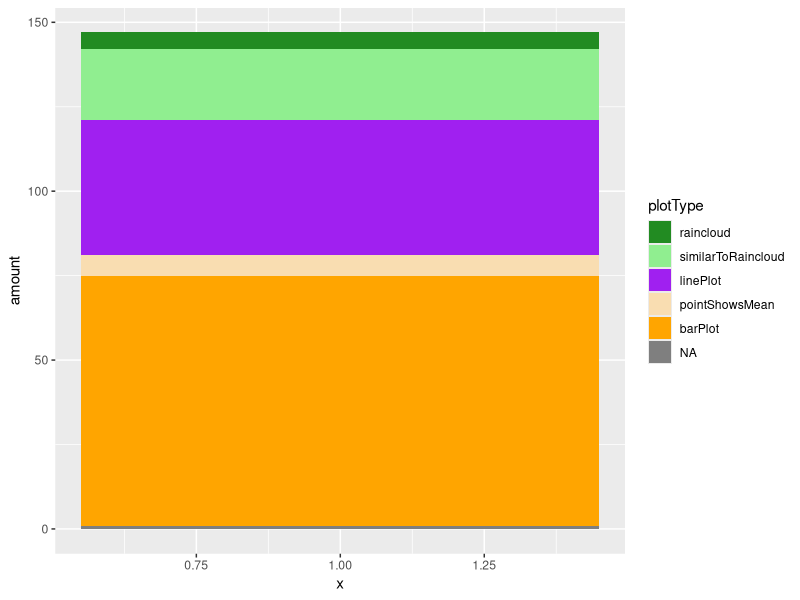
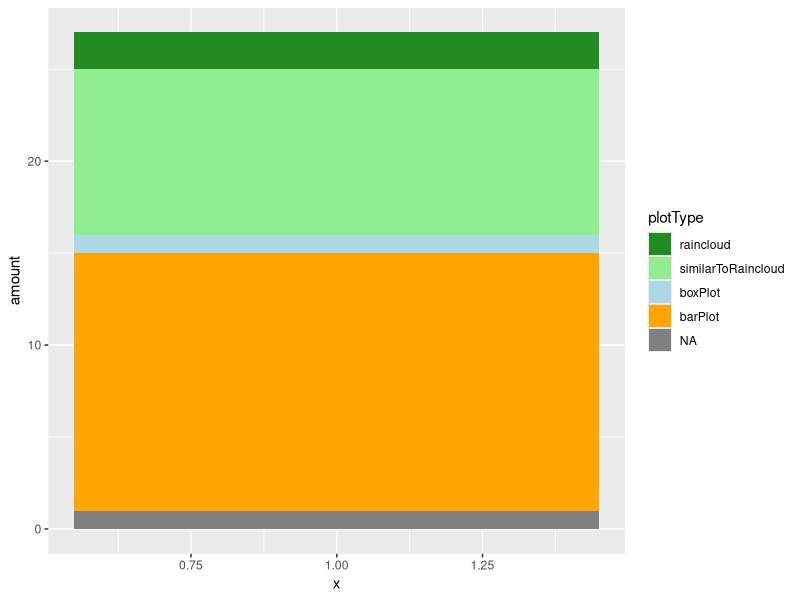
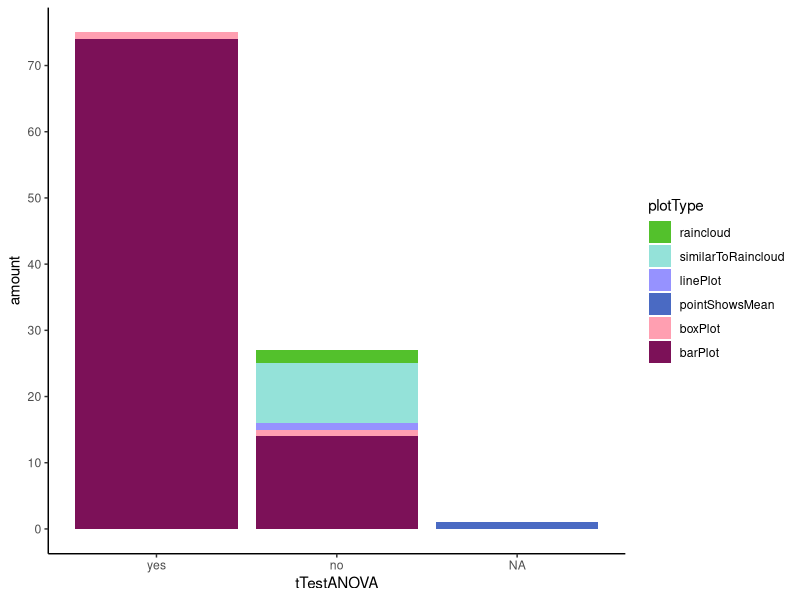
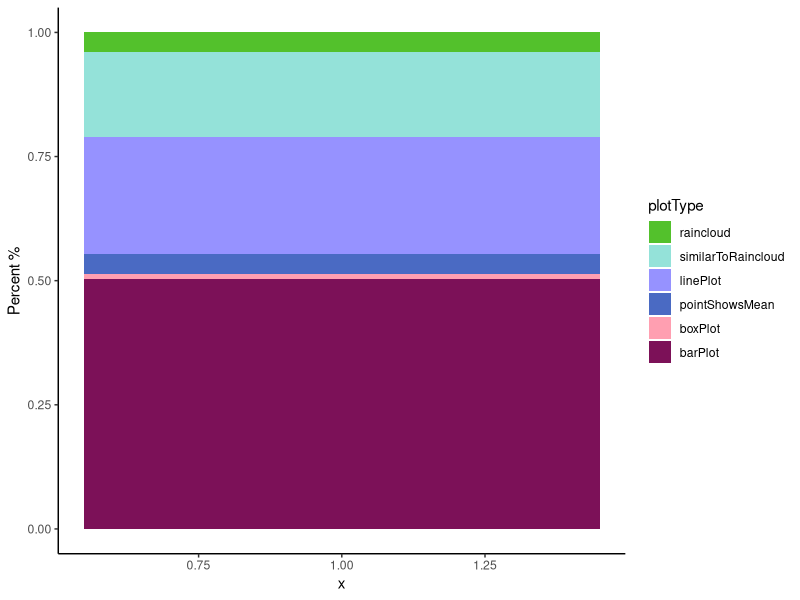

The R script that drew these images, in order:
#
#
# Data Analysis: Types of Plots published in Psychonomic Bulletin & Review in 2023
#
# Written by Vincent L. Ott, University of Amsterdam, The Netherlands
# 2024
#
#



# Libraries ----
library("tidyverse")
library("readxl")
library("ggplot2")



# Load data ----
dataPlotting <- read_excel("dataPbrPlotting.xlsx")



# Relevant Reports ----
( nTotal <- nrow(dataPlotting) )
# There where 133 brief reports published in 2023.

dataPlotting %>% group_by(didPlot, tTestANOVA) %>% summarize(amount = n())
# First row shows that 28 reports did not use a tTest or ANOVA but were also not applicable otherwise.
# dna: "did no apply"
# Such reports for example explored correlations or used machine learning methods.
# This meant that plotting data with discrete predictors and a continuous target variable did not apply.




dataApply <- dataPlotting %>% filter(didPlot != "dna")
( nApply <- nrow(dataApply) )
# Thus, 105 reports that are relevant here.

dataApply %>% group_by(tTestANOVA) %>% summarize(amount = n())
# 81 reported a tTest or an ANOVA; these are the scenarios where raincloud plots *can* be very useful.
# 24 did not report a tTest or an ANOVA; mostly these studies used mixed effects regressions.
# However, in all these 24 cases, there were still group comparisons (fixed effects like in tTest and ANOVA),
# and the authors did plot or could have plotted the data accordingly (e.g. barPlot, similarToRaincloud, or raincloud).



# Reports with tTest or ANOVA: N = 81 ----
# First, lets look at the 81 reports that had a tTest or ANOVA.
dataTTestAnova <- dataApply %>% filter(tTestANOVA == "yes")

dataTTestAnova %>% group_by(didPlot) %>% summarize(amount = n())
# 72 reports also plotted their data.
# 9 did not.

dataTTestAnova %>% filter(didPlot == "no") %>% group_by(ifNotPlotTable) %>% summarize(amount = n())
# Of those 9 reports who did not plot, 4 reported the results in a table and 5 did not.

dataTTestAnovaDidPlot <- dataTTestAnova %>% filter(didPlot == "yes") %>% group_by(plotType) %>% summarize(amount = n())
dataTTestAnovaDidPlot

dataTTestAnovaDidPlot$plotType <- factor(
  dataTTestAnovaDidPlot$plotType,
  levels = c("raincloud", "similarToRaincloud", "linePlot", "pointShowsMean", "barPlot")
)

# Visualize
ggplot(dataTTestAnovaDidPlot, aes(x = 1, y = amount, fill = plotType)) +
  geom_bar(position = "stack", stat = "identity") +
  scale_fill_manual(values = c("forestgreen", "lightgreen", "purple", "#F9DDB1", "orange"))




# Special Cases: N = 24 ----
dataSpecial <- dataApply %>% filter(tTestANOVA == "no")
dataSpecial %>% group_by(didPlot) %>% summarize(amount = n())
# 22 of the special cases plotted their data.
# 2 did not.

dataSpecial %>% filter(didPlot == "no") %>% group_by(ifNotPlotTable) %>% summarize(amount = n())
# Both of these reports that did not plot, still reported the results in a table.


dataSpecialDidPlot <- dataSpecial %>% filter(didPlot == "yes") %>% group_by(plotType) %>% summarize(amount = n())
dataSpecialDidPlot

dataSpecialDidPlot$plotType <- factor(
  dataSpecialDidPlot$plotType,
  levels = c("raincloud", "similarToRaincloud", "boxPlot", "barPlot")
)

# Visualize
ggplot(dataSpecialDidPlot, aes(x = 1, y = amount, fill = plotType)) +
  geom_bar(position = "stack", stat = "identity") +
  scale_fill_manual(values = c("forestgreen", "lightgreen", "lightblue", "orange"))



# Visualize tTestANOVA and Special Cases separately ----
dataVisualize <- dataApply %>% filter(didPlot == "yes") %>% group_by(tTestANOVA, plotType) %>% summarize(amount = n())
dataVisualize

dataVisualize$tTestANOVA <- factor(dataVisualize$tTestANOVA, levels = c("yes", "no"))

dataVisualize$plotType <- factor(
  dataVisualize$plotType,
  levels = c("raincloud", "similarToRaincloud", "linePlot", "pointShowsMean", "boxPlot", "barPlot")
)

ggplot(dataVisualize, aes(x = tTestANOVA, y = amount, fill = plotType)) +
  geom_bar(position = "stack", stat = "identity") +
  theme_classic() +
  scale_fill_manual(
    values = c(
      "#53c12c", "#94e2d9",
      "#9692ff", "#4a6ac3",
      "#ff9fb1", "#7c1158"
    )
  ) +
  scale_y_continuous(limits = c(0, 75), breaks = seq(0, 75, by = 10))



# Visualize collapsed ----
dataCollapsed <- dataApply %>% filter(didPlot == "yes") %>% group_by(plotType) %>% summarize(amount = n())
dataCollapsed
dataCollapsed$plotType <- factor(
  dataCollapsed$plotType,
  levels = c("raincloud", "similarToRaincloud", "linePlot", "pointShowsMean", "boxPlot", "barPlot")
)

# Visualize Proportions
# Exported as pdf with size: 4.38 x 4.86 inches
ggplot(dataCollapsed, aes(x = 1, y = amount, fill = plotType)) +
  geom_bar(position = "fill", stat = "identity") +
  theme_classic() +
  scale_fill_manual(
    values = c(
      "#53c12c", "#94e2d9",
      "#9692ff", "#4a6ac3",
      "#ff9fb1", "#7c1158"
    )
  ) +
  ylab("Percent %")

# Calculate proportions
nPlotted <- sum(dataCollapsed$amount)
dataCollapsed$perc <- round(dataCollapsed$amount / nPlotted, 2)
dataCollapsed
sum(dataCollapsed$perc)  # Rounding successful



# Percentages that we report ----

round(105 / 133, 2) * 100  # 79% applicable cases out of 133 published brief reports

round(81 / 105, 2) * 100   # 77% of the applicable cases reported tTest or ANOVA
round(24 / 105, 2) * 100   # 23% reported more complex models (such as linear mixed effects)

round(94 / 105, 2) * 100   # 90 % of the applicable cases plotted their data
